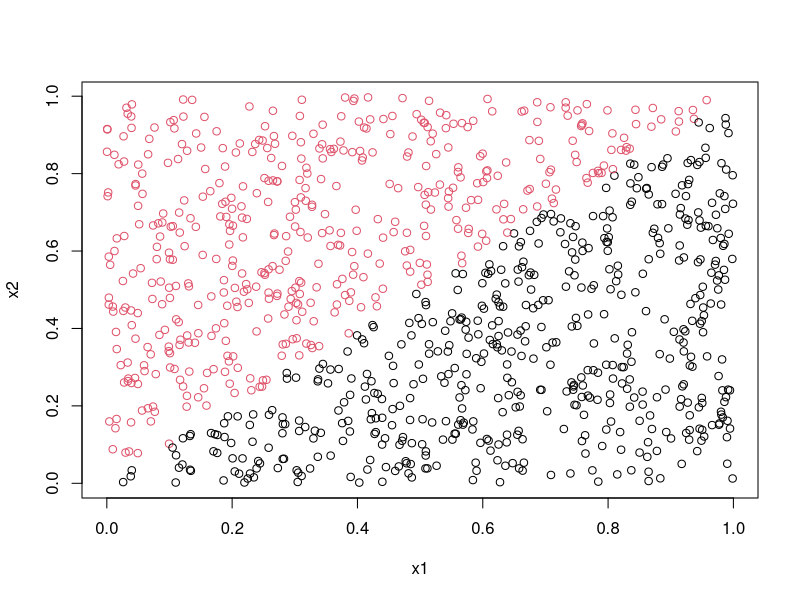
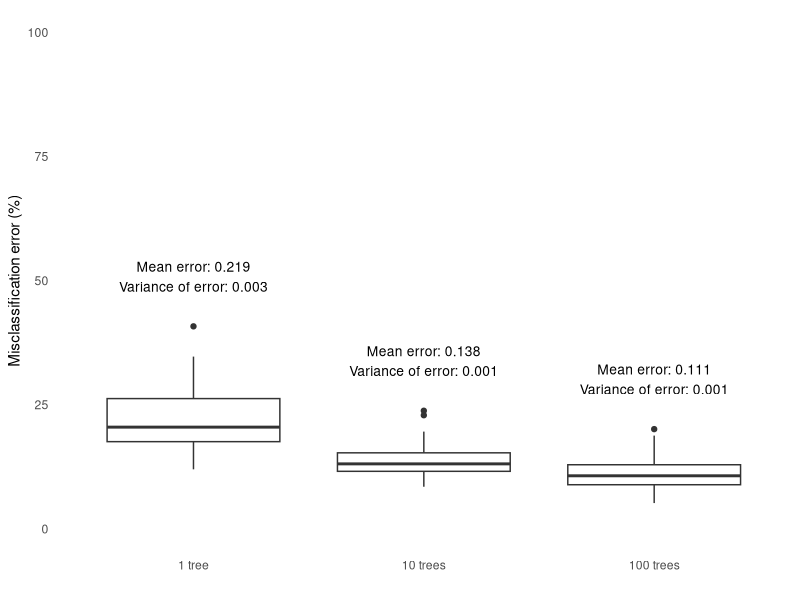
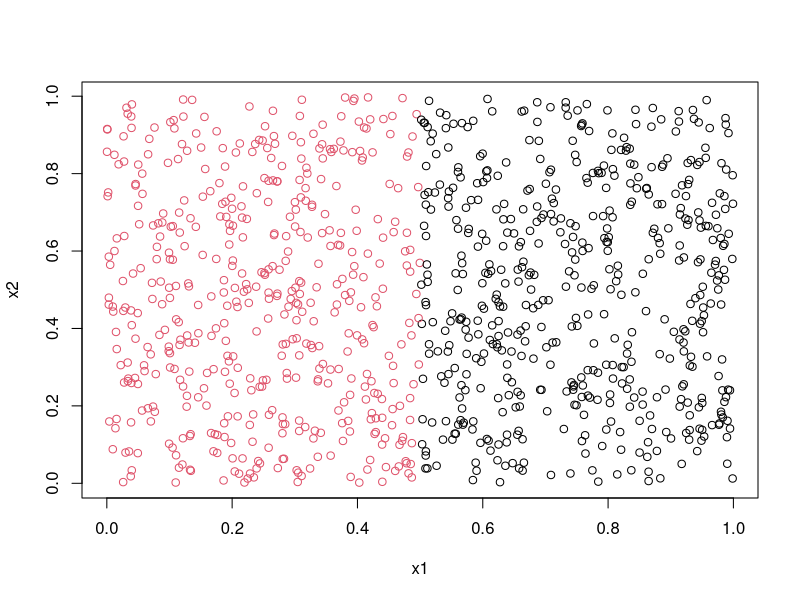
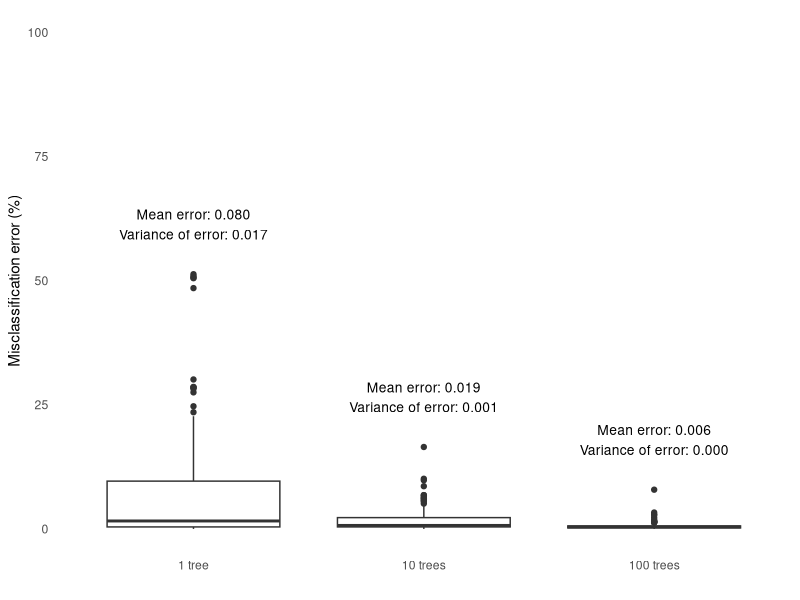
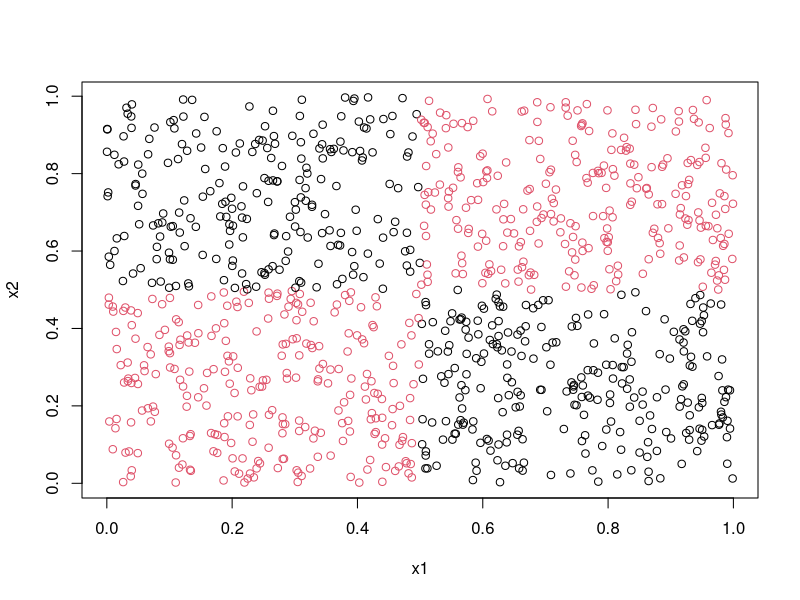
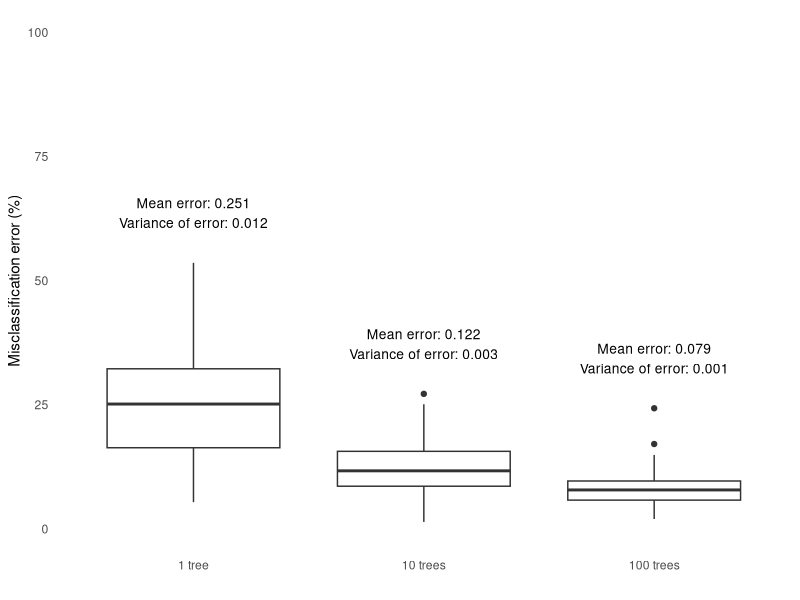
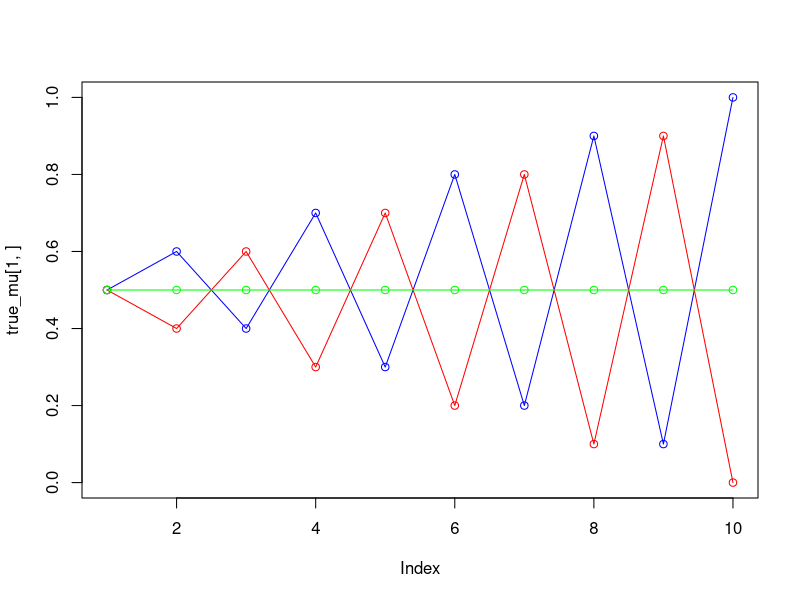
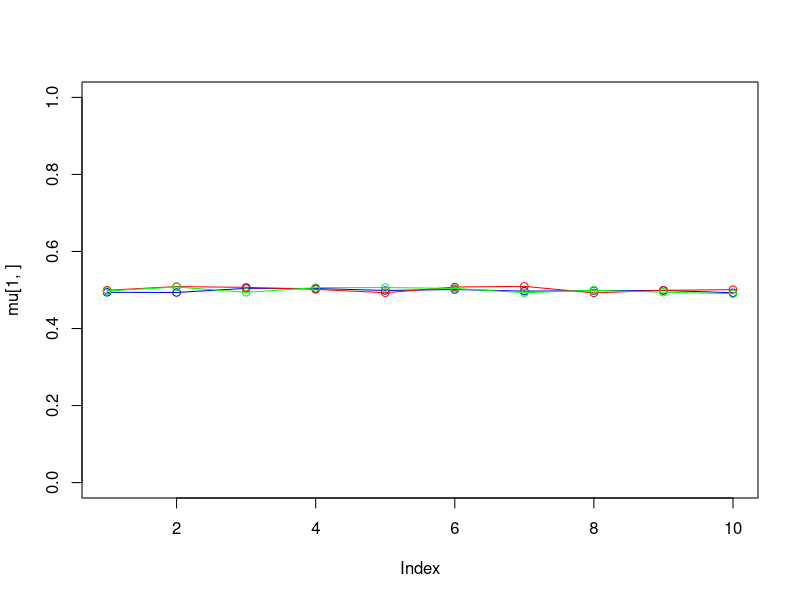

The R script that drew these images, in order:
## ---- chunk 1
knitr::opts_chunk$set(echo = FALSE, warning = FALSE, message = FALSE, 
                      out.width = "100%")
library(randomForest)
library(ggplot2)
library(reshape2)
library(dplyr)
gene <- read.csv("geneexp.csv")
## ---- chunk 2
# Test
set.seed(1234)

x1 <- runif(1000)
x2 <- runif(1000)
tedata <- cbind(x1, x2)
y <- as.numeric(x1 < x2)
telabels <- as.factor(y)
plot(x1, x2, col = (y + 1))

# Train
misclass_1 <- vector("numeric", length = 100L)
misclass_10 <- vector("numeric", length = 100L)
misclass_100 <- vector("numeric", length = 100L)
for(i in 1:100){
  set.seed(i)
  x1 <- runif(100)
  x2 <- runif(100)
  trdata <- cbind(x1, x2)
  y <- as.numeric(x1 < x2)
  trlabels <- as.factor(y)
  for(num_trees in c(1, 10, 100)){
    forest <- randomForest(trlabels ~ x1 + x2, ntree = num_trees, nodesize = 25,
                           keep.forest = TRUE)
    pred <- predict(forest, tedata)
    if(num_trees == 1){
      misclass_1[i] <- (sum(telabels != pred)) / length(telabels)
    } else if(num_trees == 10){
      misclass_10[i] <- (sum(telabels != pred)) / length(telabels)
    } else{
      misclass_100[i] <- (sum(telabels != pred)) / length(telabels)
    }
  }
}

df <- melt(data.frame(misclass_1, misclass_10, misclass_100))
mean_var <-data.frame(variable = c("misclass_1", "misclass_10", "misclass_100"), 
                      mean = c(mean(misclass_1), mean(misclass_10), mean(misclass_100)),
                      variance = c(var(misclass_1), var(misclass_10), var(misclass_100)))
df %>% 
  group_by(variable) %>% 
  mutate(mean = mean(value), variance = var(value)) %>% 
  ungroup() %>% 
  ggplot(aes(variable, value * 100)) + geom_boxplot() + 
  xlab("") + ylab("Misclassification error (%)") + 
  scale_x_discrete(labels = c("1 tree", "10 trees", "100 trees")) + 
  scale_y_continuous(limits = c(0, 100)) + theme_minimal() + 
  theme(panel.grid = element_blank()) + 
  stat_summary(geom = "text", fun = max,
               aes(label = paste0("Mean error: ", sprintf("%1.3f", mean), "\n", 
                                  "Variance of error: ", sprintf("%1.3f", variance))),
               position = position_nudge(y = 10), size = 3.5) 


## ---- chunk 3
# Test
set.seed(1234)

x1 <- runif(1000)
x2 <- runif(1000)
tedata <- cbind(x1, x2)
y <- as.numeric(x1 < 0.5)
telabels <- as.factor(y)
plot(x1, x2, col = (y + 1))

# Train
misclass_1 <- vector("numeric", length = 100L)
misclass_10 <- vector("numeric", length = 100L)
misclass_100 <- vector("numeric", length = 100L)
for(i in 1:100){
  set.seed(i)
  x1 <- runif(100)
  x2 <- runif(100)
  trdata <- cbind(x1, x2)
  y <- as.numeric(x1 < 0.5)
  trlabels <- as.factor(y)
  for(num_trees in c(1, 10, 100)){
    forest <- randomForest(trlabels ~ x1 + x2, ntree = num_trees, nodesize = 25, 
                           keep.forest = TRUE)
    pred <- predict(forest, tedata)
    if(num_trees == 1){
      misclass_1[i] <- (sum(telabels != pred)) / length(telabels)
    } else if(num_trees == 10){
      misclass_10[i] <- (sum(telabels != pred)) / length(telabels)
    } else{
      misclass_100[i] <- (sum(telabels != pred)) / length(telabels)
    }
  }
}

df <- melt(data.frame(misclass_1, misclass_10, misclass_100))
df %>% 
  group_by(variable) %>% 
  mutate(mean = mean(value), variance = var(value)) %>% 
  ungroup() %>% 
  ggplot(aes(variable, value * 100)) + geom_boxplot() + 
  xlab("") + ylab("Misclassification error (%)") + 
  scale_x_discrete(labels = c("1 tree", "10 trees", "100 trees")) + 
  scale_y_continuous(limits = c(0, 100)) + theme_minimal() + 
  theme(panel.grid = element_blank()) + 
  stat_summary(geom = "text", fun = max,
               aes(label = paste0("Mean error: ", sprintf("%1.3f", mean), "\n", 
                                  "Variance of error: ", sprintf("%1.3f", variance))),
               position = position_nudge(y = 10), size = 3.5) 

## ---- chunk 4
# Test
set.seed(1234)

x1 <- runif(1000)
x2 <- runif(1000)
tedata <- cbind(x1, x2)
y <- as.numeric(((x1 < 0.5 & x2 < 0.5) | (x1 > 0.5 & x2 > 0.5)) )
telabels <- as.factor(y)
plot(x1, x2, col = (y + 1))

# Train
misclass_1 <- vector("numeric", length = 100L)
misclass_10 <- vector("numeric", length = 100L)
misclass_100 <- vector("numeric", length = 100L)
for(i in 1:100){
  set.seed(i)
  x1 <- runif(100)
  x2 <- runif(100)
  trdata <- cbind(x1, x2)
  y <- as.numeric(((x1 < 0.5 & x2 < 0.5) | (x1 > 0.5 & x2 > 0.5)) )
  trlabels <- as.factor(y)
  for(num_trees in c(1, 10, 100)){
    forest <- randomForest(trlabels ~ x1 + x2, ntree = num_trees, nodesize = 12, 
                           keep.forest = TRUE)
    pred <- predict(forest, tedata)
    if(num_trees == 1){
      misclass_1[i] <- (sum(telabels != pred)) / length(telabels)
    } else if(num_trees == 10){
      misclass_10[i] <- (sum(telabels != pred)) / length(telabels)
    } else{
      misclass_100[i] <- (sum(telabels != pred)) / length(telabels)
    }
  }
}

df <- melt(data.frame(misclass_1, misclass_10, misclass_100))
df %>% 
  group_by(variable) %>% 
  mutate(mean = mean(value), variance = var(value)) %>% 
  ungroup() %>% 
  ggplot(aes(variable, value * 100)) + geom_boxplot() + 
  xlab("") + ylab("Misclassification error (%)") + 
  scale_x_discrete(labels = c("1 tree", "10 trees", "100 trees")) + 
  scale_y_continuous(limits = c(0, 100)) + theme_minimal() + 
  theme(panel.grid = element_blank()) + 
  stat_summary(geom = "text", fun = max,
               aes(label = paste0("Mean error: ", sprintf("%1.3f", mean), "\n", 
                                  "Variance of error: ", sprintf("%1.3f", variance))),
               position = position_nudge(y = 10), size = 3.5) 

## ---- chunk 5

## ---- chunk 6

set.seed(1234567890)

max_it <- 100 # max number of EM iterations
min_change <- 0.1 # min change in log likelihood between two consecutive EM iterations
N=1000 # number of training points
D=10 # number of dimensions
x <- matrix(nrow=N, ncol=D) # training data

true_pi <- vector(length = 3) # true mixing coefficients
true_mu <- matrix(nrow=3, ncol=D) # true conditional distributions
true_pi=c(1/3, 1/3, 1/3)
true_mu[1,]=c(0.5,0.6,0.4,0.7,0.3,0.8,0.2,0.9,0.1,1)
true_mu[2,]=c(0.5,0.4,0.6,0.3,0.7,0.2,0.8,0.1,0.9,0)
true_mu[3,]=c(0.5,0.5,0.5,0.5,0.5,0.5,0.5,0.5,0.5,0.5)
plot(true_mu[1,], type="o", col="blue", ylim=c(0,1))
points(true_mu[2,], type="o", col="red")
points(true_mu[3,], type="o", col="green")

# Producing the training data
for(n in 1:N) {
k <- sample(1:3,1,prob=true_pi)
for(d in 1:D) {
x[n,d] <- rbinom(1,1,true_mu[k,d])
}
}

K=3 # number of guessed components
z <- matrix(nrow=N, ncol=K) # fractional component assignments
pi <- vector(length = K) # mixing coefficients
mu <- matrix(nrow=K, ncol=D) # conditional distributions
llik <- vector(length = max_it) # log likelihood of the EM iterations

# Random initialization of the paramters
pi <- runif(K,0.49,0.51)
pi <- pi / sum(pi)
for(k in 1:K) {
mu[k,] <- runif(D,0.49,0.51)
}
pi
mu

for(it in 1:max_it) {
plot(mu[1,], type="o", col="blue", ylim=c(0,1))
points(mu[2,], type="o", col="red")
points(mu[3,], type="o", col="green")
#points(mu[4,], type="o", col="yellow")
Sys.sleep(0.5)

# E-step: Computation of the fractional component assignments
# Your code here

#Log likelihood computation.
# Your code here

cat("iteration: ", it, "log likelihood: ", llik[it], "\n")
flush.console() 
# Stop if the lok likelihood has not changed significantly
# Your code here

#M-step: ML parameter estimation from the data and fractional component assignments
# Your code here
}
pi

mu
plot(llik[1:it], type="o")


## ---- chunk 7

## ---- chunk 8

## ---- chunk 9

## ---- chunk 10

